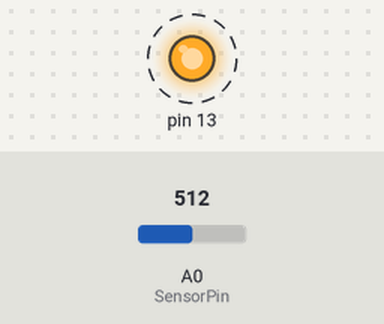
Simulated run of this sketch. Board: Arduino Uno, built with avr-gcc and run on an emulated ATmega328P. On the bench: output pins drawn as LEDs (lit = HIGH). Dashed ring = blinking. The test bench sets the inputs (shaded band); at power-on: A0 (SensorPin) = 512. What the sketch prints to the serial monitor is not drawn.

Above: at 0.5 s.
Timing chart, 0 to 3.0 s (numbered marks = the images above):
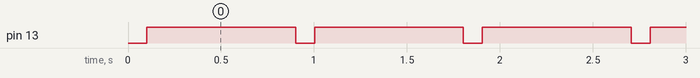

Measured:
- by itself, pin 13: alternates HIGH for 0.80 s and LOW for 0.10 s

The sketch:

pHvalue.ino
```cpp
/*
#Este condigo de amostraé para testar o medidor de pH V1.0.
#Editor: YouYou
#Date: 213.10.21
#Ver : 0.1
#Product: pH meter
#SKU: SEN0161
 */

#define SensorPin 0 //Saída analógica do medidor pH para a entrada analogica ) do Arduino
#define Offset 0.00 // compessar desvio
unsigned long int avgValue; //Armazena o valor médio do feedback do sensor

void setup() {
pinMode(13,OUTPUT);
Serial.begin(9600);
Serial.println("ready"); // Teste de Serial Monitor
}

void loop() {
int buf[10]; // buffer para leitura analogica
for(int i=0;i<10;i++) //Obtenha 10 amostras do sensor para suavizar o valor
{
  buf[i]=analogRead(SensorPin);
  delay(10);
}
for(int i=0;i<9;i++) //classificar o analog de peq ao grd
{
  for(int j=i+1;j<10;j++)
  {
    if(buf[i]>buf[j])
    {
      int temp=buf[i];
      buf[i]=buf[j];
      buf[j]=temp;

    }
  }
}
avgValue=0;
for(int i=2;i<8;i++) //tome o valor medio de 6 amostras do centro
avgValue+=buf[i];
float phValue=(float)avgValue*5.0/1024/6; //convert o analogico para milivolt
phValue=3.5*phValue+Offset; // convert o millivolt para pH value
Serial.print("  pH:");
Serial.print(phValue,2);
Serial.println("  ");
digitalWrite(13,HIGH);
delay(800);
digitalWrite(13,LOW);

}
```
